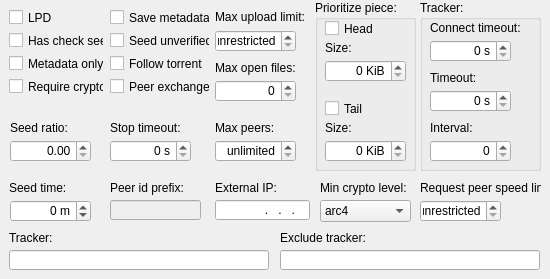
   <widget class="QWidget" name="tab_Bittorrent">
    <attribute name="title">
     <string>Bittorrent</string>
    </attribute>
    <widget class="QCheckBox" name="checkBox_EnableLpd">
     <property name="enabled">
      <bool>true</bool>
     </property>
     <property name="geometry">
      <rect>
       <x>9</x>
       <y>9</y>
       <width>95</width>
       <height>17</height>
      </rect>
     </property>
     <property name="text">
      <string>LPD</string>
     </property>
    </widget>
    <widget class="QCheckBox" name="checkBox_HashCheckSeed">
     <property name="enabled">
      <bool>true</bool>
     </property>
     <property name="geometry">
      <rect>
       <x>9</x>
       <y>32</y>
       <width>95</width>
       <height>17</height>
      </rect>
     </property>
     <property name="text">
      <string>Has check seed</string>
     </property>
    </widget>
    <widget class="QCheckBox" name="checkBox_SaveMetadata">
     <property name="enabled">
      <bool>true</bool>
     </property>
     <property name="geometry">
      <rect>
       <x>110</x>
       <y>9</y>
       <width>100</width>
       <height>17</height>
      </rect>
     </property>
     <property name="text">
      <string>Save metadata</string>
     </property>
    </widget>
    <widget class="QCheckBox" name="checkBox_SeedUnverified">
     <property name="enabled">
      <bool>true</bool>
     </property>
     <property name="geometry">
      <rect>
       <x>110</x>
       <y>32</y>
       <width>100</width>
       <height>17</height>
      </rect>
     </property>
     <property name="text">
      <string>Seed unverified</string>
     </property>
    </widget>
    <widget class="QCheckBox" name="checkBox_MetadataOnly">
     <property name="enabled">
      <bool>true</bool>
     </property>
     <property name="geometry">
      <rect>
       <x>9</x>
       <y>55</y>
       <width>95</width>
       <height>17</height>
      </rect>
     </property>
     <property name="text">
      <string>Metadata only</string>
     </property>
    </widget>
    <widget class="QCheckBox" name="checkBox_FollowTorrent">
     <property name="enabled">
      <bool>true</bool>
     </property>
     <property name="geometry">
      <rect>
       <x>110</x>
       <y>55</y>
       <width>100</width>
       <height>17</height>
      </rect>
     </property>
     <property name="text">
      <string>Follow torrent</string>
     </property>
    </widget>
    <widget class="QCheckBox" name="checkBox_RequireCrypto">
     <property name="enabled">
      <bool>true</bool>
     </property>
     <property name="geometry">
      <rect>
       <x>9</x>
       <y>78</y>
       <width>95</width>
       <height>17</height>
      </rect>
     </property>
     <property name="text">
      <string>Require crypto</string>
     </property>
    </widget>
    <widget class="QCheckBox" name="checkBox_PeerExchange">
     <property name="enabled">
      <bool>true</bool>
     </property>
     <property name="geometry">
      <rect>
       <x>110</x>
       <y>78</y>
       <width>100</width>
       <height>17</height>
      </rect>
     </property>
     <property name="text">
      <string>Peer exchange</string>
     </property>
    </widget>
    <widget class="QLabel" name="label_18">
     <property name="geometry">
      <rect>
       <x>10</x>
       <y>120</y>
       <width>91</width>
       <height>16</height>
      </rect>
     </property>
     <property name="text">
      <string>Seed ratio:</string>
     </property>
     <property name="buddy">
      <cstring>doubleSpinBox_SeedRatio</cstring>
     </property>
    </widget>
    <widget class="QDoubleSpinBox" name="doubleSpinBox_SeedRatio">
     <property name="enabled">
      <bool>true</bool>
     </property>
     <property name="geometry">
      <rect>
       <x>10</x>
       <y>140</y>
       <width>81</width>
       <height>22</height>
      </rect>
     </property>
     <property name="alignment">
      <set>Qt::AlignRight|Qt::AlignTrailing|Qt::AlignVCenter</set>
     </property>
     <property name="prefix">
      <string notr="true"/>
     </property>
    </widget>
    <widget class="QLabel" name="label_20">
     <property name="geometry">
      <rect>
       <x>215</x>
       <y>9</y>
       <width>91</width>
       <height>16</height>
      </rect>
     </property>
     <property name="text">
      <string>Max upload limit:</string>
     </property>
     <property name="buddy">
      <cstring>spinBox_MaxUploadLimit</cstring>
     </property>
    </widget>
    <widget class="QSpinBox" name="spinBox_MaxUploadLimit">
     <property name="enabled">
      <bool>true</bool>
     </property>
     <property name="geometry">
      <rect>
       <x>215</x>
       <y>30</y>
       <width>81</width>
       <height>22</height>
      </rect>
     </property>
     <property name="alignment">
      <set>Qt::AlignRight|Qt::AlignTrailing|Qt::AlignVCenter</set>
     </property>
     <property name="specialValueText">
      <string>unrestricted</string>
     </property>
     <property name="suffix">
      <string notr="true"> KiB/s</string>
     </property>
     <property name="maximum">
      <number>65536</number>
     </property>
    </widget>
    <widget class="QLabel" name="label_21">
     <property name="geometry">
      <rect>
       <x>215</x>
       <y>60</y>
       <width>81</width>
       <height>16</height>
      </rect>
     </property>
     <property name="text">
      <string>Max open files:</string>
     </property>
     <property name="buddy">
      <cstring>spinBox_MaxOpenFiles</cstring>
     </property>
    </widget>
    <widget class="QSpinBox" name="spinBox_MaxOpenFiles">
     <property name="enabled">
      <bool>true</bool>
     </property>
     <property name="geometry">
      <rect>
       <x>215</x>
       <y>80</y>
       <width>81</width>
       <height>22</height>
      </rect>
     </property>
     <property name="alignment">
      <set>Qt::AlignRight|Qt::AlignTrailing|Qt::AlignVCenter</set>
     </property>
     <property name="suffix">
      <string notr="true"/>
     </property>
     <property name="maximum">
      <number>65536</number>
     </property>
    </widget>
    <widget class="QLabel" name="label_22">
     <property name="geometry">
      <rect>
       <x>215</x>
       <y>120</y>
       <width>91</width>
       <height>16</height>
      </rect>
     </property>
     <property name="text">
      <string>Max peers:</string>
     </property>
     <property name="buddy">
      <cstring>spinBox_MaxPeers</cstring>
     </property>
    </widget>
    <widget class="QSpinBox" name="spinBox_MaxPeers">
     <property name="enabled">
      <bool>true</bool>
     </property>
     <property name="geometry">
      <rect>
       <x>215</x>
       <y>140</y>
       <width>81</width>
       <height>22</height>
      </rect>
     </property>
     <property name="alignment">
      <set>Qt::AlignRight|Qt::AlignTrailing|Qt::AlignVCenter</set>
     </property>
     <property name="specialValueText">
      <string>unlimited</string>
     </property>
     <property name="suffix">
      <string notr="true"/>
     </property>
     <property name="maximum">
      <number>256</number>
     </property>
    </widget>
    <widget class="QLabel" name="label_23">
     <property name="geometry">
      <rect>
       <x>420</x>
       <y>180</y>
       <width>121</width>
       <height>16</height>
      </rect>
     </property>
     <property name="text">
      <string>Request peer speed limit:</string>
     </property>
     <property name="buddy">
      <cstring>spinBox_RequestPeerSpeedLimit</cstring>
     </property>
    </widget>
    <widget class="QSpinBox" name="spinBox_RequestPeerSpeedLimit">
     <property name="enabled">
      <bool>true</bool>
     </property>
     <property name="geometry">
      <rect>
       <x>420</x>
       <y>200</y>
       <width>81</width>
       <height>22</height>
      </rect>
     </property>
     <property name="alignment">
      <set>Qt::AlignRight|Qt::AlignTrailing|Qt::AlignVCenter</set>
     </property>
     <property name="specialValueText">
      <string>unrestricted</string>
     </property>
     <property name="suffix">
      <string notr="true"> KiB/s</string>
     </property>
     <property name="maximum">
      <number>65536</number>
     </property>
    </widget>
    <widget class="QLabel" name="label_24">
     <property name="geometry">
      <rect>
       <x>110</x>
       <y>120</y>
       <width>91</width>
       <height>16</height>
      </rect>
     </property>
     <property name="text">
      <string>Stop timeout:</string>
     </property>
     <property name="buddy">
      <cstring>spinBox_StopTimeout</cstring>
     </property>
    </widget>
    <widget class="QSpinBox" name="spinBox_StopTimeout">
     <property name="enabled">
      <bool>true</bool>
     </property>
     <property name="geometry">
      <rect>
       <x>110</x>
       <y>140</y>
       <width>81</width>
       <height>22</height>
      </rect>
     </property>
     <property name="alignment">
      <set>Qt::AlignRight|Qt::AlignTrailing|Qt::AlignVCenter</set>
     </property>
     <property name="suffix">
      <string notr="true"> s</string>
     </property>
     <property name="maximum">
      <number>256</number>
     </property>
    </widget>
    <widget class="QLabel" name="label_28">
     <property name="geometry">
      <rect>
       <x>110</x>
       <y>180</y>
       <width>91</width>
       <height>16</height>
      </rect>
     </property>
     <property name="text">
      <string>Peer id prefix:</string>
     </property>
     <property name="buddy">
      <cstring>lineEdit_PeerIDPrefix</cstring>
     </property>
    </widget>
    <widget class="QLineEdit" name="lineEdit_PeerIDPrefix">
     <property name="enabled">
      <bool>false</bool>
     </property>
     <property name="geometry">
      <rect>
       <x>110</x>
       <y>200</y>
       <width>91</width>
       <height>20</height>
      </rect>
     </property>
     <property name="maxLength">
      <number>20</number>
     </property>
    </widget>
    <widget class="QLabel" name="label_42">
     <property name="geometry">
      <rect>
       <x>320</x>
       <y>180</y>
       <width>91</width>
       <height>16</height>
      </rect>
     </property>
     <property name="text">
      <string>Min crypto level:</string>
     </property>
     <property name="buddy">
      <cstring>comboBox_MinCryptoLevel</cstring>
     </property>
    </widget>
    <widget class="QComboBox" name="comboBox_MinCryptoLevel">
     <property name="geometry">
      <rect>
       <x>320</x>
       <y>200</y>
       <width>91</width>
       <height>22</height>
      </rect>
     </property>
     <item>
      <property name="text">
       <string notr="true">arc4</string>
      </property>
     </item>
     <item>
      <property name="text">
       <string notr="true">plain</string>
      </property>
     </item>
    </widget>
    <widget class="QLabel" name="label_19">
     <property name="geometry">
      <rect>
       <x>9</x>
       <y>180</y>
       <width>91</width>
       <height>16</height>
      </rect>
     </property>
     <property name="text">
      <string>Seed time:</string>
     </property>
     <property name="buddy">
      <cstring>spinBox_SeedTime</cstring>
     </property>
    </widget>
    <widget class="QSpinBox" name="spinBox_SeedTime">
     <property name="geometry">
      <rect>
       <x>10</x>
       <y>200</y>
       <width>81</width>
       <height>22</height>
      </rect>
     </property>
     <property name="alignment">
      <set>Qt::AlignRight|Qt::AlignTrailing|Qt::AlignVCenter</set>
     </property>
     <property name="suffix">
      <string notr="true"> m</string>
     </property>
     <property name="minimum">
      <number>-1</number>
     </property>
     <property name="maximum">
      <number>525600</number>
     </property>
    </widget>
    <widget class="QGroupBox" name="groupBox_4">
     <property name="enabled">
      <bool>true</bool>
     </property>
     <property name="geometry">
      <rect>
       <x>420</x>
       <y>0</y>
       <width>121</width>
       <height>171</height>
      </rect>
     </property>
     <property name="title">
      <string>Tracker:</string>
     </property>
     <widget class="QSpinBox" name="spinBox_TrackerConnectTimeout">
      <property name="enabled">
       <bool>true</bool>
      </property>
      <property name="geometry">
       <rect>
        <x>10</x>
        <y>40</y>
        <width>81</width>
        <height>22</height>
       </rect>
      </property>
      <property name="alignment">
       <set>Qt::AlignRight|Qt::AlignTrailing|Qt::AlignVCenter</set>
      </property>
      <property name="suffix">
       <string notr="true"> s</string>
      </property>
      <property name="maximum">
       <number>86400</number>
      </property>
     </widget>
     <widget class="QLabel" name="label_25">
      <property name="geometry">
       <rect>
        <x>10</x>
        <y>20</y>
        <width>101</width>
        <height>16</height>
       </rect>
      </property>
      <property name="text">
       <string>Connect timeout:</string>
      </property>
      <property name="buddy">
       <cstring>spinBox_TrackerConnectTimeout</cstring>
      </property>
     </widget>
     <widget class="QSpinBox" name="spinBox_TrackerTimeout">
      <property name="enabled">
       <bool>true</bool>
      </property>
      <property name="geometry">
       <rect>
        <x>10</x>
        <y>90</y>
        <width>81</width>
        <height>22</height>
       </rect>
      </property>
      <property name="alignment">
       <set>Qt::AlignRight|Qt::AlignTrailing|Qt::AlignVCenter</set>
      </property>
      <property name="suffix">
       <string notr="true"> s</string>
      </property>
      <property name="maximum">
       <number>86400</number>
      </property>
     </widget>
     <widget class="QLabel" name="label_43">
      <property name="geometry">
       <rect>
        <x>10</x>
        <y>70</y>
        <width>101</width>
        <height>16</height>
       </rect>
      </property>
      <property name="text">
       <string>Timeout:</string>
      </property>
      <property name="buddy">
       <cstring>spinBox_TrackerTimeout</cstring>
      </property>
     </widget>
     <widget class="QLabel" name="label_27">
      <property name="geometry">
       <rect>
        <x>10</x>
        <y>120</y>
        <width>101</width>
        <height>16</height>
       </rect>
      </property>
      <property name="text">
       <string>Interval:</string>
      </property>
      <property name="buddy">
       <cstring>spinBox_TrackerInterval</cstring>
      </property>
     </widget>
     <widget class="QSpinBox" name="spinBox_TrackerInterval">
      <property name="enabled">
       <bool>true</bool>
      </property>
      <property name="geometry">
       <rect>
        <x>10</x>
        <y>140</y>
        <width>81</width>
        <height>22</height>
       </rect>
      </property>
      <property name="alignment">
       <set>Qt::AlignRight|Qt::AlignTrailing|Qt::AlignVCenter</set>
      </property>
      <property name="suffix">
       <string notr="true"/>
      </property>
      <property name="maximum">
       <number>256</number>
      </property>
     </widget>
    </widget>
    <widget class="QGroupBox" name="groupBox_8">
     <property name="geometry">
      <rect>
       <x>315</x>
       <y>0</y>
       <width>101</width>
       <height>171</height>
      </rect>
     </property>
     <property name="title">
      <string>Prioritize piece:</string>
     </property>
     <widget class="QCheckBox" name="checkBox_PrioritizePieceHead">
      <property name="geometry">
       <rect>
        <x>10</x>
        <y>20</y>
        <width>81</width>
        <height>17</height>
       </rect>
      </property>
      <property name="text">
       <string>Head</string>
      </property>
     </widget>
     <widget class="QCheckBox" name="checkBox_PrioritizePieceTail">
      <property name="geometry">
       <rect>
        <x>10</x>
        <y>100</y>
        <width>81</width>
        <height>17</height>
       </rect>
      </property>
      <property name="text">
       <string>Tail</string>
      </property>
     </widget>
     <widget class="QLabel" name="label_2">
      <property name="geometry">
       <rect>
        <x>10</x>
        <y>40</y>
        <width>81</width>
        <height>16</height>
       </rect>
      </property>
      <property name="text">
       <string>Size:</string>
      </property>
      <property name="buddy">
       <cstring>spinBox_PrioritizePieceHead_Size</cstring>
      </property>
     </widget>
     <widget class="QLabel" name="label_3">
      <property name="geometry">
       <rect>
        <x>10</x>
        <y>120</y>
        <width>81</width>
        <height>16</height>
       </rect>
      </property>
      <property name="text">
       <string>Size:</string>
      </property>
      <property name="buddy">
       <cstring>spinBox_PrioritizePieceTail_Size</cstring>
      </property>
     </widget>
     <widget class="QSpinBox" name="spinBox_PrioritizePieceHead_Size">
      <property name="geometry">
       <rect>
        <x>10</x>
        <y>60</y>
        <width>81</width>
        <height>22</height>
       </rect>
      </property>
      <property name="alignment">
       <set>Qt::AlignRight|Qt::AlignTrailing|Qt::AlignVCenter</set>
      </property>
      <property name="suffix">
       <string notr="true"> KiB</string>
      </property>
      <property name="maximum">
       <number>65536</number>
      </property>
     </widget>
     <widget class="QSpinBox" name="spinBox_PrioritizePieceTail_Size">
      <property name="geometry">
       <rect>
        <x>10</x>
        <y>140</y>
        <width>81</width>
        <height>22</height>
       </rect>
      </property>
      <property name="alignment">
       <set>Qt::AlignRight|Qt::AlignTrailing|Qt::AlignVCenter</set>
      </property>
      <property name="suffix">
       <string notr="true"> KiB</string>
      </property>
      <property name="maximum">
       <number>65536</number>
      </property>
     </widget>
    </widget>
    <widget class="QLabel" name="label_45">
     <property name="geometry">
      <rect>
       <x>215</x>
       <y>180</y>
       <width>91</width>
       <height>16</height>
      </rect>
     </property>
     <property name="text">
      <string>External IP:</string>
     </property>
     <property name="buddy">
      <cstring>lineEdit_ExternalIP</cstring>
     </property>
    </widget>
    <widget class="QLineEdit" name="lineEdit_ExternalIP">
     <property name="geometry">
      <rect>
       <x>215</x>
       <y>200</y>
       <width>95</width>
       <height>20</height>
      </rect>
     </property>
     <property name="inputMask">
      <string notr="true">000.000.000.000; </string>
     </property>
     <property name="text">
      <string notr="true">...</string>
     </property>
     <property name="alignment">
      <set>Qt::AlignRight|Qt::AlignTrailing|Qt::AlignVCenter</set>
     </property>
    </widget>
    <widget class="QLineEdit" name="lineEdit_BtTracker">
     <property name="geometry">
      <rect>
       <x>9</x>
       <y>250</y>
       <width>260</width>
       <height>20</height>
      </rect>
     </property>
     <property name="maxLength">
      <number>20</number>
     </property>
    </widget>
    <widget class="QLabel" name="label_46">
     <property name="geometry">
      <rect>
       <x>9</x>
       <y>230</y>
       <width>261</width>
       <height>16</height>
      </rect>
     </property>
     <property name="text">
      <string>Tracker:</string>
     </property>
     <property name="buddy">
      <cstring>lineEdit_ExternalIP</cstring>
     </property>
    </widget>
    <widget class="QLineEdit" name="lineEdit_BtExcludeTracker">
     <property name="geometry">
      <rect>
       <x>280</x>
       <y>250</y>
       <width>260</width>
       <height>20</height>
      </rect>
     </property>
     <property name="maxLength">
      <number>20</number>
     </property>
    </widget>
    <widget class="QLabel" name="label_47">
     <property name="geometry">
      <rect>
       <x>280</x>
       <y>230</y>
       <width>261</width>
       <height>16</height>
      </rect>
     </property>
     <property name="text">
      <string>Exclude tracker:</string>
     </property>
     <property name="buddy">
      <cstring>lineEdit_ExternalIP</cstring>
     </property>
    </widget>
   </widget>
